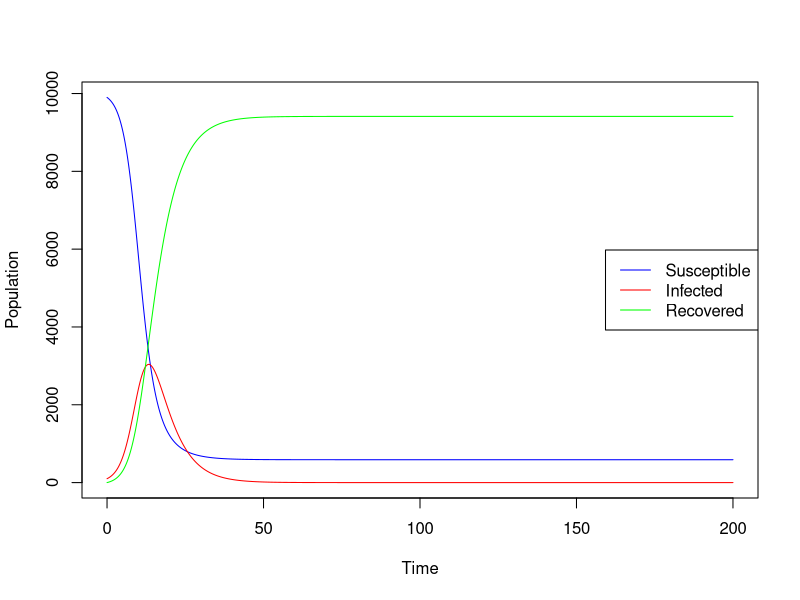

This chart was generated by the following R code:
## ---- chunk 1
library(deSolve)
## ---- chunk 2
sir_model <- function(time, state, parameters) {
  with(as.list(c(state, parameters)), {
    
    N <- S + I + R
    
    # Force of infection
    lambda <- beta * S * I / N
    
    dS <- -lambda
    dI <- lambda - gamma * I
    dR <- gamma * I
    
    list(c(dS, dI, dR))
  })
}
## ---- chunk 3
parameters <- c(
  beta = 0.6,   # transmission rate
  gamma = 0.2   # recovery rate
)
## ---- chunk 4
state <- c(
  S = 9900, 
  I = 100,
  R = 0
)
## ---- chunk 5
times <- seq(0, 200, by = 0.1) 

out <- ode(
  y = state,
  times = times,
  parms = parameters,
  func = sir_model
)
out <- as.data.frame(out)
## ---- chunk 6
 plot(out$time, out$S, type = "l",
     col = "blue",
     xlab = "Time",
     ylab = "Population",
     ylim = c(0, max(out$S)))

lines(out$time, out$I, col = "red")
lines(out$time, out$R, col = "green")

legend("right",
       legend = c("Susceptible", "Infected", "Recovered"),
       col = c("blue", "red", "green"),
       lty = 1)
